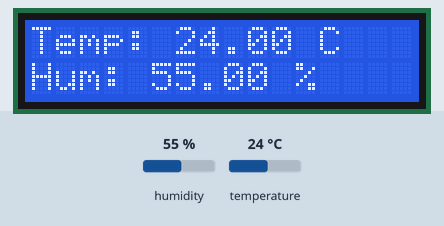
This sketch was run on a simulated ESP32. Parts: 16×2 character LCD. Inputs (shaded band) come from the test bench; at power-on: humidity 55 %, temperature 24 °C.

Above: at 1.2 s.
1.3 s: humidity set to 22 %
At 3.3 s:
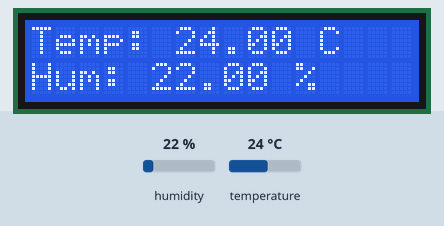
4.1 s: temperature set to 12 °C
At 4.8 s:
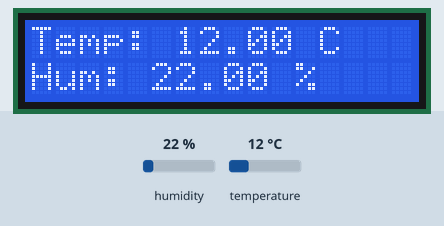
6.9 s: humidity set to 40 %
At 8.9 s:
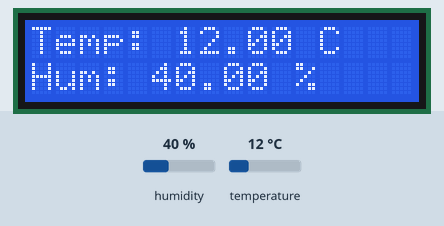
9.8 s: temperature set to 19 °C
At 11.6 s:
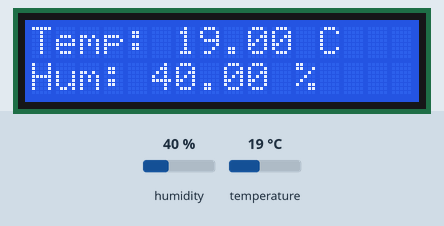
Timing chart, 0 to 13.1 s (numbered marks = the images above; inputs shaded):
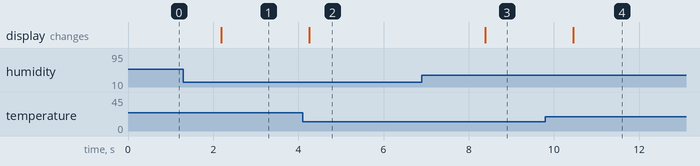

Measured:
- after the input at 1.3 s, the display: changes after 0.89 s (image 1)
- after the input at 4.1 s, the display: changes after 0.16 s (image 2)
- after the input at 6.9 s, the display: changes after 1.5 s (image 3)
- after the input at 9.8 s, the display: changes after 0.65 s (image 4)

The sketch:

dht11.ino
```cpp
#define BLYNK_TEMPLATE_ID "TMPL6ZUB3eOGq"
#define BLYNK_TEMPLATE_NAME "Smart Home"
#define BLYNK_AUTH_TOKEN "5tH-zqq3caTuYxR_Fq675QFDaIY63V1A"

#include "DHT.h"
#include <Wire.h>
#include <LiquidCrystal_I2C.h>
#include <WiFi.h>                // Thư viện WiFi cho ESP32

#define DPIN 4        // Pin nối cảm biến DHT (GPIO số)
#define DTYPE DHT11   // Định nghĩa loại cảm biến DHT11 hoặc DHT22

DHT dht(DPIN, DTYPE);
LiquidCrystal_I2C lcd(0x27, 16, 2);

void setup() {
  // Khởi tạo LCD
  lcd.init();
  lcd.backlight();
  lcd.clear();

  // Khởi tạo cổng Serial
  Serial.begin(9600);

  // Khởi động cảm biến DHT
  dht.begin();
}

void loop() {

  // Đọc nhiệt độ và độ ẩm
  double tc = dht.readTemperature(false);  // Đọc nhiệt độ (C)
  double hu = dht.readHumidity();          // Đọc độ ẩm

  // Hiển thị dữ liệu lên LCD
  lcd.setCursor(0, 0);
  lcd.print("Temp: ");
  lcd.print(tc);
  lcd.print(" C ");
  lcd.setCursor(0, 1);
  lcd.print("Hum: ");
  lcd.print(hu);
  lcd.print(" %                 ");


  delay(2000);  // Chờ 2 giây trước khi lặp lại
}
```
